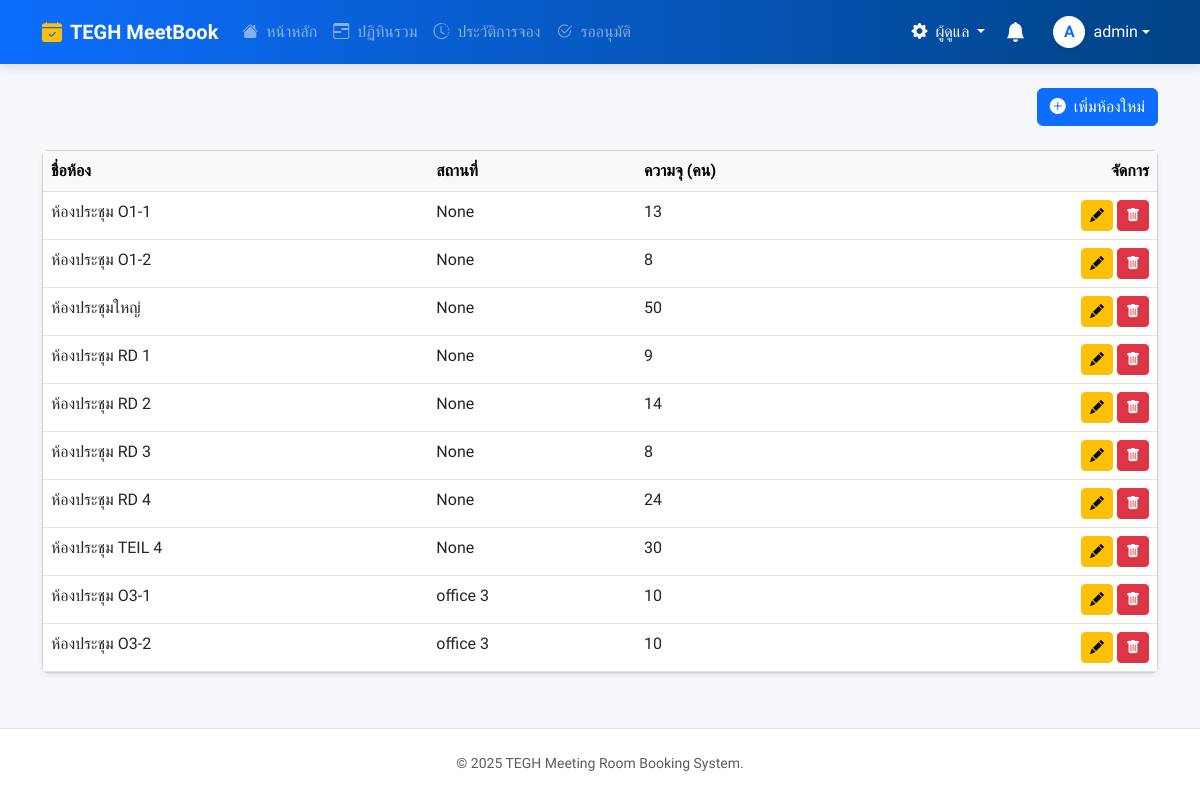
The app's page /rooms/ (signed in) with its own data.
### booking/models.py (models this page shows, shortened)
class Room(models.Model):
    name = models.CharField(max_length=100, verbose_name="ชื่อห้องประชุม")
    building = models.CharField(max_length=100, blank=True, null=True, verbose_name="อาคาร/ตึก")
    floor = models.CharField(max_length=50, blank=True, null=True, verbose_name="ชั้น")
    location = models.CharField(max_length=255, blank=True, null=True, verbose_name="สถานที่ตั้ง")
    capacity = models.PositiveIntegerField(default=1, verbose_name="ความจุ (คน)")
    equipment_in_room = models.TextField(blank=True, null=True, help_text="ระบุอุปกรณ์ถาวรในห้อง", verbose_name="อุปกรณ์ถาวรในห้อง")
    image = models.ImageField(upload_to='room_images/', blank=True, null=True, verbose_name="รูปภาพห้อง")
    approver = models.ForeignKey(User, on_delete=models.SET_NULL, null=True, blank=True, related_name='approver_rooms', verbose_name="ผู้อนุมัติ")
    is_maintenance = models.BooleanField(default=False, verbose_name="สถานะปิดปรับปรุง")
    maintenance_start = models.DateTimeField(null=True, blank=True, verbose_name="เริ่มปิดปรับปรุง")
    maintenance_end = models.DateTimeField(null=True, blank=True, verbose_name="สิ้นสุดปิดปรับปรุง")
    requires_approval = models.BooleanField(default=True, verbose_name="ต้องรออนุมัติ")
    line_notify_token = models.CharField(max_length=50, blank=True, null=True, verbose_name="Line Notify Token")
    teams_webhook_url = models.TextField(blank=True, null=True, verbose_name="Teams Webhook URL")

### booking/views.py (the view)
# urls.py: path('rooms/', views.room_management_view, name='rooms'),
@login_required
@user_passes_test(is_admin)
def room_management_view(request):
    return render(request, 'pages/rooms.html', {**get_base_context(request), 'rooms': Room.objects.all()})

### booking/views.py (called while the page is built)
def is_admin(user):
    return user.is_authenticated and (user.is_superuser or user.is_staff or user.groups.filter(name='Admin').exists())

def is_approver_or_admin(user):
    return user.is_authenticated and (user.is_superuser or user.is_staff or user.groups.filter(name__in=['Approver', 'Admin']).exists())

### templates/pages/rooms.html (shortened to what this page needs)
{% extends 'base.html' %}
{% load static %}
{% block content %}
<div class="d-flex justify-content-end align-items-center mb-4">
    <a href="{% url 'add_room' %}" class="btn btn-primary">
        <i class="bi bi-plus-circle-fill me-1"></i> เพิ่มห้องใหม่
    </a>
</div>
<div class="card shadow-sm">
    <div class="card-body p-0">
        <div class="table-responsive">
            <table class="table table-hover mb-0">
                <thead class="table-light">
                    <tr>
                        <th>ชื่อห้อง</th>
                        <th>สถานที่</th>
                        <th>ความจุ (คน)</th>
                        <th class="text-end">จัดการ</th>
                    </tr>
                </thead>
                <tbody>
                    {% for room in rooms %}
                    <tr>
                        <td>{{ room.name }}</td>
                        <td>{{ room.location }}</td>
                        <td>{{ room.capacity }}</td>
                        <td class="text-end">
                            <a href="{% url 'edit_room' room.id %}" class="btn btn-sm btn-warning"><i class="bi bi-pencil-fill"></i></a>
                            <button type="button" class="btn btn-sm btn-danger" data-bs-toggle="modal" data-bs-target="#deleteRoomModal-{{ room.id }}"><i class="bi bi-trash-fill"></i></button>
                        </td>
                    </tr>
                    {% empty %}
                    <tr><td colspan="4" class="text-center text-muted py-4">ยังไม่มีห้องประชุมในระบบ</td></tr>
                    {% endfor %}
                </tbody>
            </table>
        </div>
    </div>
</div>
{% endblock %}

### templates/base.html (shortened to what this page needs)
{% load static %}
<!DOCTYPE html>
<html lang="th">
<head>
    <link href="https://cdn.jsdelivr.net/npm/bootstrap@5.3.0/dist/css/bootstrap.min.css" rel="stylesheet">
    <link rel="stylesheet" href="https://cdn.jsdelivr.net/npm/bootstrap-icons@1.11.0/font/bootstrap-icons.css">
    <link href="https://cdn.jsdelivr.net/npm/select2@4.1.0-rc.0/dist/css/select2.min.css" rel="stylesheet" />
    <link rel="stylesheet" href="https://cdn.jsdelivr.net/npm/select2-bootstrap-5-theme@1.3.0/dist/select2-bootstrap-5-theme.min.css" />
</head>
<body class="d-flex flex-column min-vh-100">
    <nav class="navbar navbar-expand-lg navbar-dark navbar-premium sticky-top">
        <div class="container">
            <a class="navbar-brand fw-bold d-flex align-items-center"
                href="{% if user.is_authenticated %}{% url 'dashboard' %}{% else %}{% url 'root' %}{% endif %}">
                <i class="bi bi-calendar-check-fill me-2 text-warning"></i>
                TEGH MeetBook
            </a>
            <div class="collapse navbar-collapse" id="navbarNav">
                <ul class="navbar-nav me-auto">
                    {% for item in menu_items %}
                    <li class="nav-item">
                        <a class="nav-link {% if item.active %}active text-white{% else %}text-white-50{% endif %}" href="{% url item.url_name %}">
                            <i class="bi {{ item.icon }} me-1"></i> {{ item.label }}
                        </a>
                    </li>
                    {% endfor %}
                </ul>
                <ul class="navbar-nav align-items-center gap-1">
                    {% if is_admin_user %}
                    <li class="nav-item dropdown">
                        <a class="nav-link dropdown-toggle text-white" href="#" data-bs-toggle="dropdown">
                            <i class="bi bi-gear-fill me-1"></i> ผู้ดูแล
                        </a>
                    </li>
                    {% endif %}
                    {% if user.is_authenticated %}
                    <li class="nav-item dropdown">
                        <a class="nav-link position-relative text-white" href="#" id="notificationDropdown" role="button" data-bs-toggle="dropdown" aria-expanded="false">
                            <i class="bi bi-bell-fill fs-5"></i>
                        </a>
                    </li>
                    {% endif %} {% if user.is_authenticated %}
                    <li class="nav-item dropdown ms-2">
                        <a class="nav-link dropdown-toggle text-white d-flex align-items-center" href="#" data-bs-toggle="dropdown">
                            <div class="bg-white text-primary rounded-circle d-flex align-items-center justify-content-center fw-bold me-2 shadow-sm" style="width: 32px; height: 32px;">
                                {{ user.username|make_list|first|upper }}
                            </div>
                            <span class="d-none d-lg-inline">{{ user.username }}</span>
                        </a>
                    </li>
                    {% else %}
                    <li class="nav-item">
                        <a class="btn btn-outline-light fw-bold ms-2 px-3 py-1" href="{% url 'login' %}">
                            เข้าสู่ระบบ
                        </a>
                    </li>
                    {% endif %}
                </ul>
            </div>
        </div>
    </nav>
    <main class="main-wrapper mt-4">
        <div class="container">
            {% block content %}{% endblock %}
        </div>
    </main>
    <footer class="bg-white border-top py-4 mt-auto">
        <div class="container text-center text-muted small">
            <p class="mb-1">&copy; {% now "Y" %} TEGH Meeting Room Booking System.</p>
        </div>
    </footer>
</body>
</html>

### templates/base.html (style rules this page uses)
body { font-family: 'Sarabun', sans-serif; background-color: #f5f7fa; overflow-x: hidden; }
.navbar-premium { background: linear-gradient(90deg, #0d6efd 0%, #004385 100%); box-shadow: 0 4px 10px rgba(0,0,0,0.1); }
.nav-link { transition: all 0.2s; }
.main-wrapper { min-height: 80vh; padding-bottom: 50px; width: 100%; }

### records on screen
Room: name "ห้องประชุม O1-1", location "None", capacity "13"
Room: name "ห้องประชุม O1-2", location "None", capacity "8"
Room: name "ห้องประชุมใหญ่", location "None", capacity "50"
Room: name "ห้องประชุม RD 1", location "None", capacity "9"
Room: name "ห้องประชุม RD 2", location "None", capacity "14"
Room: name "ห้องประชุม RD 3", location "None", capacity "8"
Room: name "ห้องประชุม RD 4", location "None", capacity "24"
Room: name "ห้องประชุม TEIL 4", location "None", capacity "30"
Room: name "ห้องประชุม O3-1", location "office 3", capacity "10"
Room: name "ห้องประชุม O3-2", location "office 3", capacity "10"

### other values on screen
{{ item.label }} "หน้าหลัก" "ปฏิทินรวม" "ประวัติการจอง" "รออนุมัติ"
{{ user.username|make_list|first|upper }} "A"
{{ user.username }} "admin"
